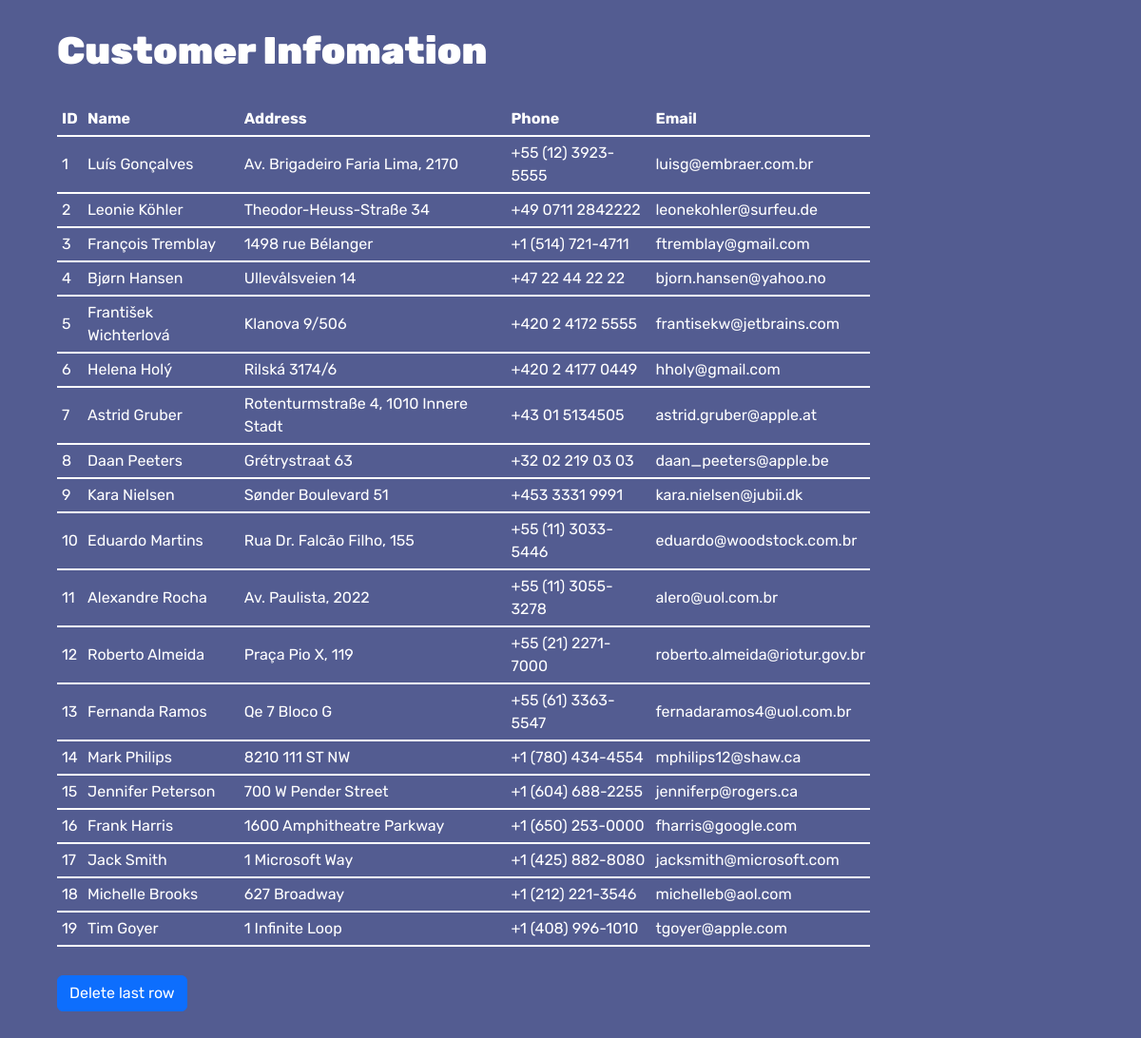
Page /lab10/1/index.php on the committed database.
### tables this page shows
CREATE TABLE "customers" (
	"CustomerId"	INTEGER NOT NULL,
	"FirstName"	NVARCHAR(40) NOT NULL,
	"LastName"	NVARCHAR(20) NOT NULL,
	"Company"	NVARCHAR(80),
	"Address"	NVARCHAR(70),
	"City"	NVARCHAR(40),
	"State"	NVARCHAR(40),
	"Country"	NVARCHAR(40),
	"PostalCode"	NVARCHAR(10),
	"Phone"	NVARCHAR(24),
	"Fax"	NVARCHAR(24),
	"Email"	NVARCHAR(60) NOT NULL,
	"SupportRepId"	INTEGER,
	PRIMARY KEY("CustomerId" AUTOINCREMENT),
	FOREIGN KEY("SupportRepId") REFERENCES "employees"("EmployeeId") ON DELETE NO ACTION ON UPDATE NO ACTION
);

### lab10/1/index.php (the view, shortened to what this page needs)
<!DOCTYPE html>
<html lang="en">
<head>
    <link href="https://cdn.jsdelivr.net/npm/bootstrap@5.3.3/dist/css/bootstrap.min.css" rel="stylesheet">
</head>
<body>
    <form action="" method="post">
        <table class="table-striped w-75">
            <h1>Customer Infomation</h1>
            <tr>
                <th>ID</th>
                <th>Name</th>
                <th>Address</th>
                <th>Phone</th>
                <th>Email</th>
            </tr>
            <?php
            $db = new MyDB();
            $sql = "SELECT CustomerId, FirstName, LastName, Address, Phone, Email
                FROM customers;";
            $result = $db->query($sql);
            while ($row = $result->fetchArray(SQLITE3_ASSOC)) {
                echo "<tr>";
                echo "<td>" . $row['CustomerId'] . "</td>";
                echo "<td>" . $row['FirstName'] . " " . $row['LastName'] . "</td>";
                echo "<td>" . $row['Address'] . "</td>";
                echo "<td>" . $row['Phone'] . "</td>";
                echo "<td>" . $row['Email'] . "</td>";
                echo "</tr>";
            }
            ?>
        </table>
        <input type="submit" class="btn btn-primary" name="delete" value="Delete last row">
    </form>
</body>
</html>

### lab10/1/index.php (style rules this page uses)
* { font-family: "Rubik", sans-serif; background-color: #535C91; color: white; }
h1 { font-weight: 900; }
body, table, h1 { margin: 30px; }
th, td { padding: 5px; }
table , tr { border-bottom: 2px solid white; }
.btn { margin-left: 30px; }

### rows in the picture
customers: CustomerId "1", FirstName "Luís", LastName "Gonçalves", Address "Av. Brigadeiro Faria Lima, 2170", Phone "+55 (12) 3923-5555", Email "luisg@embraer.com.br"
customers: CustomerId "2", FirstName "Leonie", LastName "Köhler", Address "Theodor-Heuss-Straße 34", Phone "+49 0711 2842222", Email "leonekohler@surfeu.de"
customers: CustomerId "3", FirstName "François", LastName "Tremblay", Address "1498 rue Bélanger", Phone "+1 (514) 721-4711", Email "ftremblay@gmail.com"
customers: CustomerId "4", FirstName "Bjørn", LastName "Hansen", Address "Ullevålsveien 14", Phone "+47 22 44 22 22", Email "bjorn.hansen@yahoo.no"
customers: CustomerId "5", FirstName "František", LastName "Wichterlová", Address "Klanova 9/506", Phone "+420 2 4172 5555", Email "frantisekw@jetbrains.com"
customers: CustomerId "6", FirstName "Helena", LastName "Holý", Address "Rilská 3174/6", Phone "+420 2 4177 0449", Email "hholy@gmail.com"
customers: CustomerId "7", FirstName "Astrid", LastName "Gruber", Address "Rotenturmstraße 4, 1010 Innere Stadt", Phone "+43 01 5134505", Email "astrid.gruber@apple.at"
customers: CustomerId "8", FirstName "Daan", LastName "Peeters", Address "Grétrystraat 63", Phone "+32 02 219 03 03", Email "daan_peeters@apple.be"
customers: CustomerId "9", FirstName "Kara", LastName "Nielsen", Address "Sønder Boulevard 51", Phone "+453 3331 9991", Email "kara.nielsen@jubii.dk"
customers: CustomerId "10", FirstName "Eduardo", LastName "Martins", Address "Rua Dr. Falcão Filho, 155", Phone "+55 (11) 3033-5446", Email "eduardo@woodstock.com.br"
customers: CustomerId "11", FirstName "Alexandre", LastName "Rocha", Address "Av. Paulista, 2022", Phone "+55 (11) 3055-3278", Email "alero@uol.com.br"
customers: CustomerId "12", FirstName "Roberto", LastName "Almeida", Address "Praça Pio X, 119", Phone "+55 (21) 2271-7000", Email "roberto.almeida@riotur.gov.br"
customers: CustomerId "13", FirstName "Fernanda", LastName "Ramos", Address "Qe 7 Bloco G", Phone "+55 (61) 3363-5547", Email "fernadaramos4@uol.com.br"
customers: CustomerId "14", FirstName "Mark", LastName "Philips", Address "8210 111 ST NW", Phone "+1 (780) 434-4554", Email "mphilips12@shaw.ca"
customers: CustomerId "15", FirstName "Jennifer", LastName "Peterson", Address "700 W Pender Street", Phone "+1 (604) 688-2255", Email "jenniferp@rogers.ca"
customers: CustomerId "16", FirstName "Frank", LastName "Harris", Address "1600 Amphitheatre Parkway", Phone "+1 (650) 253-0000", Email "fharris@google.com"
customers: CustomerId "17", FirstName "Jack", LastName "Smith", Address "1 Microsoft Way", Phone "+1 (425) 882-8080", Email "jacksmith@microsoft.com"
customers: CustomerId "18", FirstName "Michelle", LastName "Brooks", Address "627 Broadway", Phone "+1 (212) 221-3546", Email "michelleb@aol.com"
customers: CustomerId "19", FirstName "Tim", LastName "Goyer", Address "1 Infinite Loop", Phone "+1 (408) 996-1010", Email "tgoyer@apple.com"
